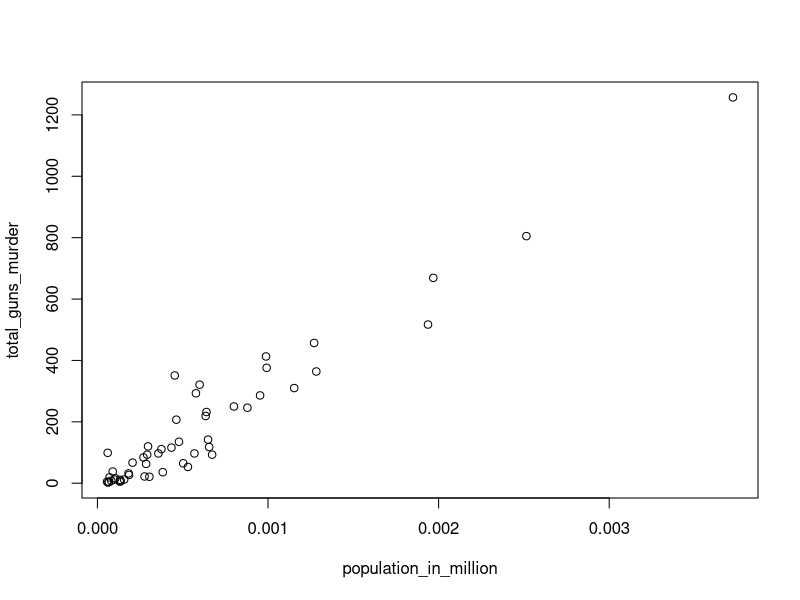

Generate this figure with R:
#install.packages("dplyr")
library(dplyr)
#install.packages("dslabs")
library(dslabs)

murders <- mutate(murders, rate = total/population*100000)
str(murders)
population_in_million <- murders$population/10^10
total_guns_murder <- murders$total
plot(population_in_million, total_guns_murder)
